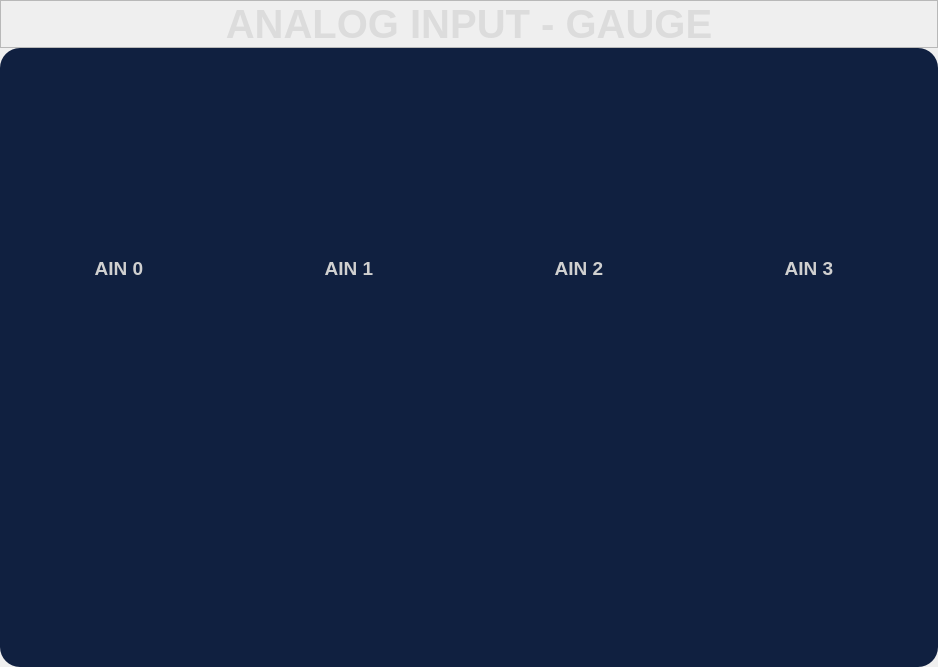
                 <widget class="QWidget" name="page_3">
                  <property name="styleSheet">
                   <string notr="true"/>
                  </property>
                  <layout class="QVBoxLayout" name="verticalLayout_5">
                   <property name="spacing">
                    <number>0</number>
                   </property>
                   <property name="leftMargin">
                    <number>0</number>
                   </property>
                   <property name="topMargin">
                    <number>0</number>
                   </property>
                   <property name="rightMargin">
                    <number>0</number>
                   </property>
                   <property name="bottomMargin">
                    <number>0</number>
                   </property>
                   <item>
                    <widget class="QFrame" name="frame_12">
                     <property name="maximumSize">
                      <size>
                       <width>16777215</width>
                       <height>50</height>
                      </size>
                     </property>
                     <property name="frameShape">
                      <enum>QFrame::StyledPanel</enum>
                     </property>
                     <property name="frameShadow">
                      <enum>QFrame::Raised</enum>
                     </property>
                     <layout class="QHBoxLayout" name="horizontalLayout_14">
                      <property name="spacing">
                       <number>0</number>
                      </property>
                      <property name="leftMargin">
                       <number>0</number>
                      </property>
                      <property name="topMargin">
                       <number>0</number>
                      </property>
                      <property name="rightMargin">
                       <number>0</number>
                      </property>
                      <property name="bottomMargin">
                       <number>0</number>
                      </property>
                      <item>
                       <widget class="QLabel" name="label_3">
                        <property name="font">
                         <font>
                          <pointsize>30</pointsize>
                          <weight>75</weight>
                          <bold>true</bold>
                         </font>
                        </property>
                        <property name="styleSheet">
                         <string notr="true">color: rgb(220,220,220);</string>
                        </property>
                        <property name="text">
                         <string>ANALOG INPUT - GAUGE</string>
                        </property>
                        <property name="alignment">
                         <set>Qt::AlignCenter</set>
                        </property>
                       </widget>
                      </item>
                     </layout>
                    </widget>
                   </item>
                   <item>
                    <widget class="QFrame" name="frame_13">
                     <property name="styleSheet">
                      <string notr="true">background-color: rgb(16,32, 64);
border-radius:20px;</string>
                     </property>
                     <property name="frameShape">
                      <enum>QFrame::StyledPanel</enum>
                     </property>
                     <property name="frameShadow">
                      <enum>QFrame::Raised</enum>
                     </property>
                     <layout class="QVBoxLayout" name="verticalLayout_11">
                      <item>
                       <widget class="QFrame" name="frame_14">
                        <property name="frameShape">
                         <enum>QFrame::StyledPanel</enum>
                        </property>
                        <property name="frameShadow">
                         <enum>QFrame::Raised</enum>
                        </property>
                        <layout class="QGridLayout" name="gridLayout_5">
                         <property name="leftMargin">
                          <number>0</number>
                         </property>
                         <property name="topMargin">
                          <number>0</number>
                         </property>
                         <property name="rightMargin">
                          <number>10</number>
                         </property>
                         <property name="bottomMargin">
                          <number>0</number>
                         </property>
                         <property name="horizontalSpacing">
                          <number>10</number>
                         </property>
                         <property name="verticalSpacing">
                          <number>0</number>
                         </property>
                         <item row="0" column="0">
                          <widget class="AnalogGaugeWidget" name="gauge_1" native="true">
                           <property name="minimumSize">
                            <size>
                             <width>220</width>
                             <height>200</height>
                            </size>
                           </property>
                          </widget>
                         </item>
                         <item row="0" column="1">
                          <widget class="AnalogGaugeWidget" name="gauge_2" native="true">
                           <property name="minimumSize">
                            <size>
                             <width>220</width>
                             <height>200</height>
                            </size>
                           </property>
                          </widget>
                         </item>
                         <item row="0" column="2">
                          <widget class="AnalogGaugeWidget" name="gauge_3" native="true">
                           <property name="minimumSize">
                            <size>
                             <width>220</width>
                             <height>200</height>
                            </size>
                           </property>
                          </widget>
                         </item>
                         <item row="0" column="3">
                          <widget class="AnalogGaugeWidget" name="gauge_4" native="true">
                           <property name="minimumSize">
                            <size>
                             <width>220</width>
                             <height>200</height>
                            </size>
                           </property>
                          </widget>
                         </item>
                         <item row="1" column="0">
                          <widget class="QLabel" name="label_25">
                           <property name="minimumSize">
                            <size>
                             <width>60</width>
                             <height>0</height>
                            </size>
                           </property>
                           <property name="font">
                            <font>
                             <pointsize>14</pointsize>
                             <weight>75</weight>
                             <bold>true</bold>
                            </font>
                           </property>
                           <property name="styleSheet">
                            <string notr="true">color: rgb(208, 208, 208);</string>
                           </property>
                           <property name="text">
                            <string>AIN 0</string>
                           </property>
                           <property name="alignment">
                            <set>Qt::AlignCenter</set>
                           </property>
                          </widget>
                         </item>
                         <item row="1" column="1">
                          <widget class="QLabel" name="label_26">
                           <property name="minimumSize">
                            <size>
                             <width>60</width>
                             <height>0</height>
                            </size>
                           </property>
                           <property name="font">
                            <font>
                             <pointsize>14</pointsize>
                             <weight>75</weight>
                             <bold>true</bold>
                            </font>
                           </property>
                           <property name="styleSheet">
                            <string notr="true">color: rgb(208, 208, 208);</string>
                           </property>
                           <property name="text">
                            <string>AIN 1</string>
                           </property>
                           <property name="alignment">
                            <set>Qt::AlignCenter</set>
                           </property>
                          </widget>
                         </item>
                         <item row="1" column="2">
                          <widget class="QLabel" name="label_27">
                           <property name="minimumSize">
                            <size>
                             <width>60</width>
                             <height>0</height>
                            </size>
                           </property>
                           <property name="font">
                            <font>
                             <pointsize>14</pointsize>
                             <weight>75</weight>
                             <bold>true</bold>
                            </font>
                           </property>
                           <property name="styleSheet">
                            <string notr="true">color: rgb(208, 208, 208);</string>
                           </property>
                           <property name="text">
                            <string>AIN 2</string>
                           </property>
                           <property name="alignment">
                            <set>Qt::AlignCenter</set>
                           </property>
                          </widget>
                         </item>
                         <item row="1" column="3">
                          <widget class="QLabel" name="label_28">
                           <property name="minimumSize">
                            <size>
                             <width>60</width>
                             <height>0</height>
                            </size>
                           </property>
                           <property name="font">
                            <font>
                             <pointsize>14</pointsize>
                             <weight>75</weight>
                             <bold>true</bold>
                            </font>
                           </property>
                           <property name="styleSheet">
                            <string notr="true">color: rgb(208, 208, 208);</string>
                           </property>
                           <property name="text">
                            <string>AIN 3</string>
                           </property>
                           <property name="alignment">
                            <set>Qt::AlignCenter</set>
                           </property>
                          </widget>
                         </item>
                        </layout>
                       </widget>
                      </item>
                      <item>
                       <spacer name="verticalSpacer_2">
                        <property name="orientation">
                         <enum>Qt::Vertical</enum>
                        </property>
                        <property name="sizeHint" stdset="0">
                         <size>
                          <width>20</width>
                          <height>378</height>
                         </size>
                        </property>
                       </spacer>
                      </item>
                     </layout>
                    </widget>
                   </item>
                  </layout>
                 </widget>
